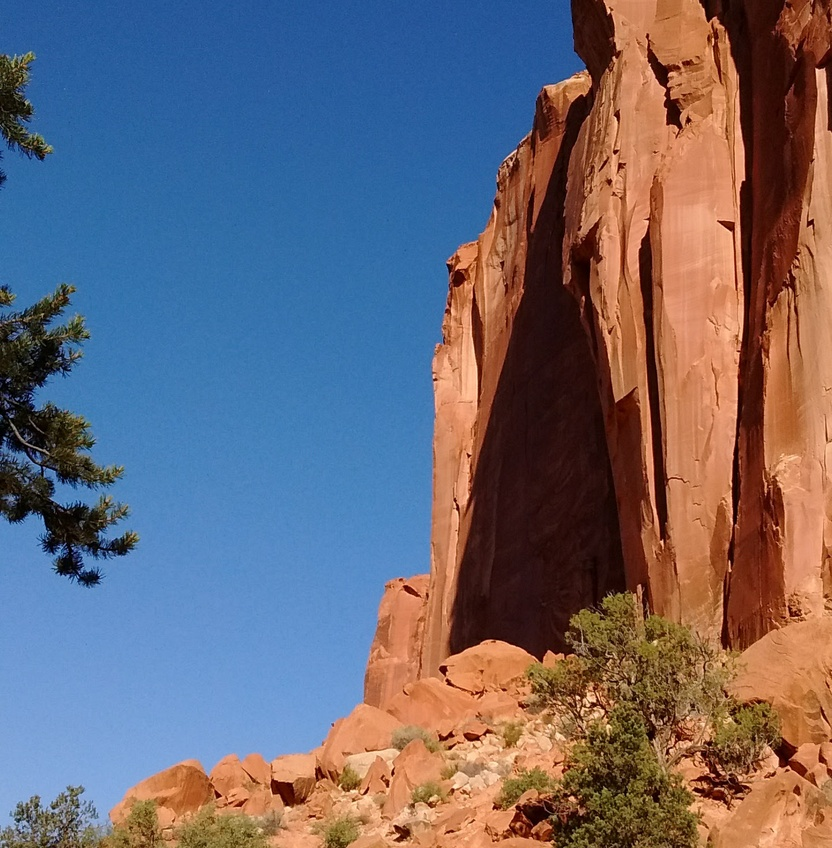
#> input picture figures/utah.cropped.jpg, 832 x 848 px, shrunk from 1440 x 1468 before the run
$ python jpeg-blue-chrominance.py
#> lines starting #> are read from the running program, lines starting #| are printed output that depends on the picture
import cv2
import numpy as np
from figures import *
img = cv2.imread('utah.cropped.jpg')
#> img is the input picture: shape (848, 832, 3); mean B, G, R 114.3, 103, 107.7

ul = (760,700)
#ul = (700, 760)
size = 8
lr = (ul[0]+size,ul[1]+size)
# [5 lines of commented-out code are left out]

for i in range(len(img)):
    for j in range(len(img[0])):
        rgb = img[i][j]
        l = -0.16874*rgb[2] + -0.33126*rgb[1] + 0.5*rgb[0]+127.5
        l = int(round(l))
        if l < 0: l = 0
        if l > 255: l = 255
        img[i][j] = [l,l,l]
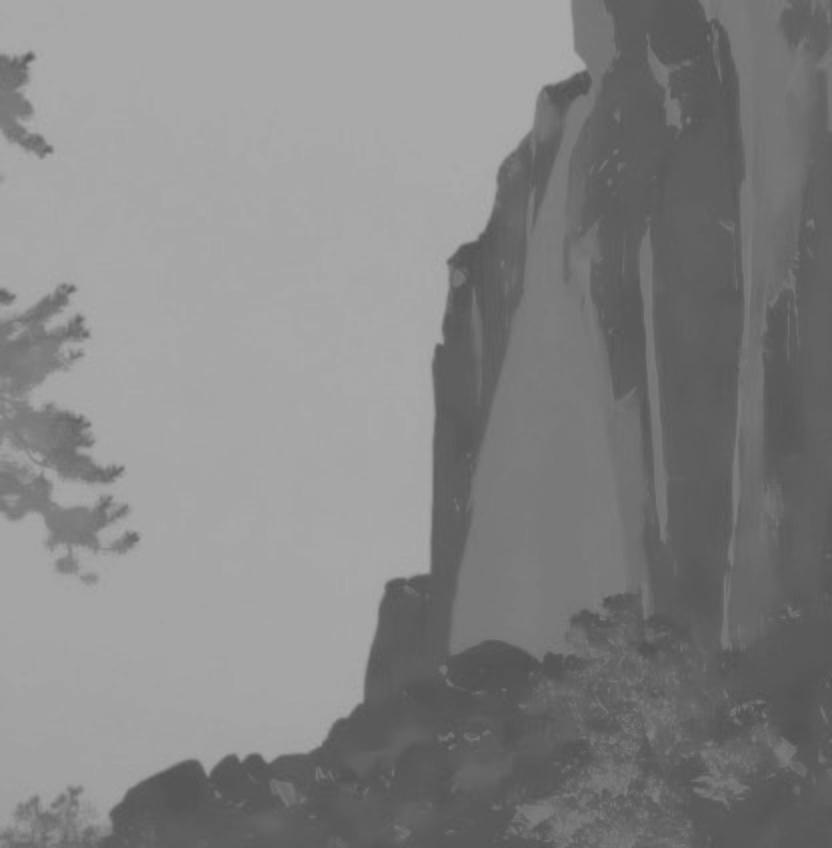
#> img: shape (848, 832, 3); min 81, max 172, mean 132.3

cv2.imwrite('spring-canyon-blue-chrominance.jpg', img)
